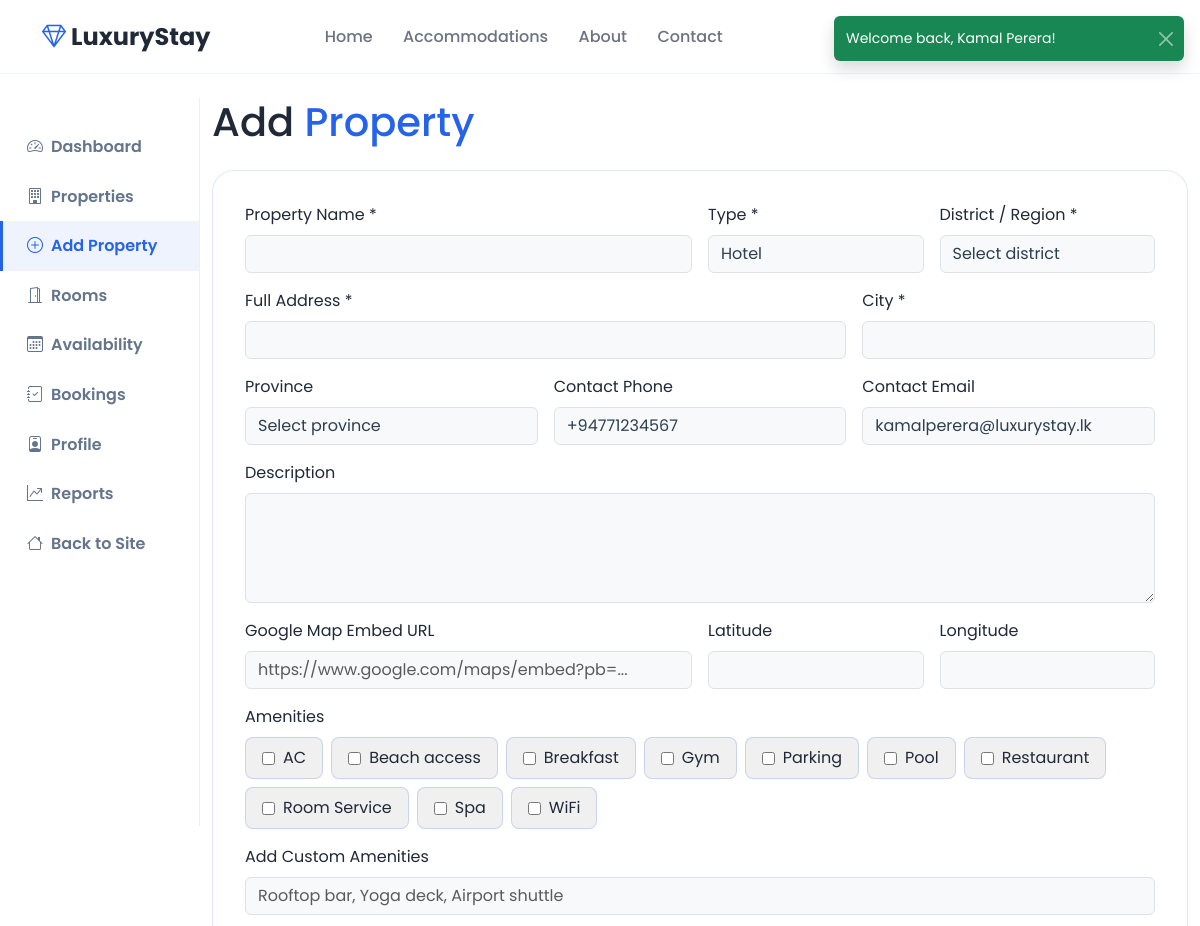
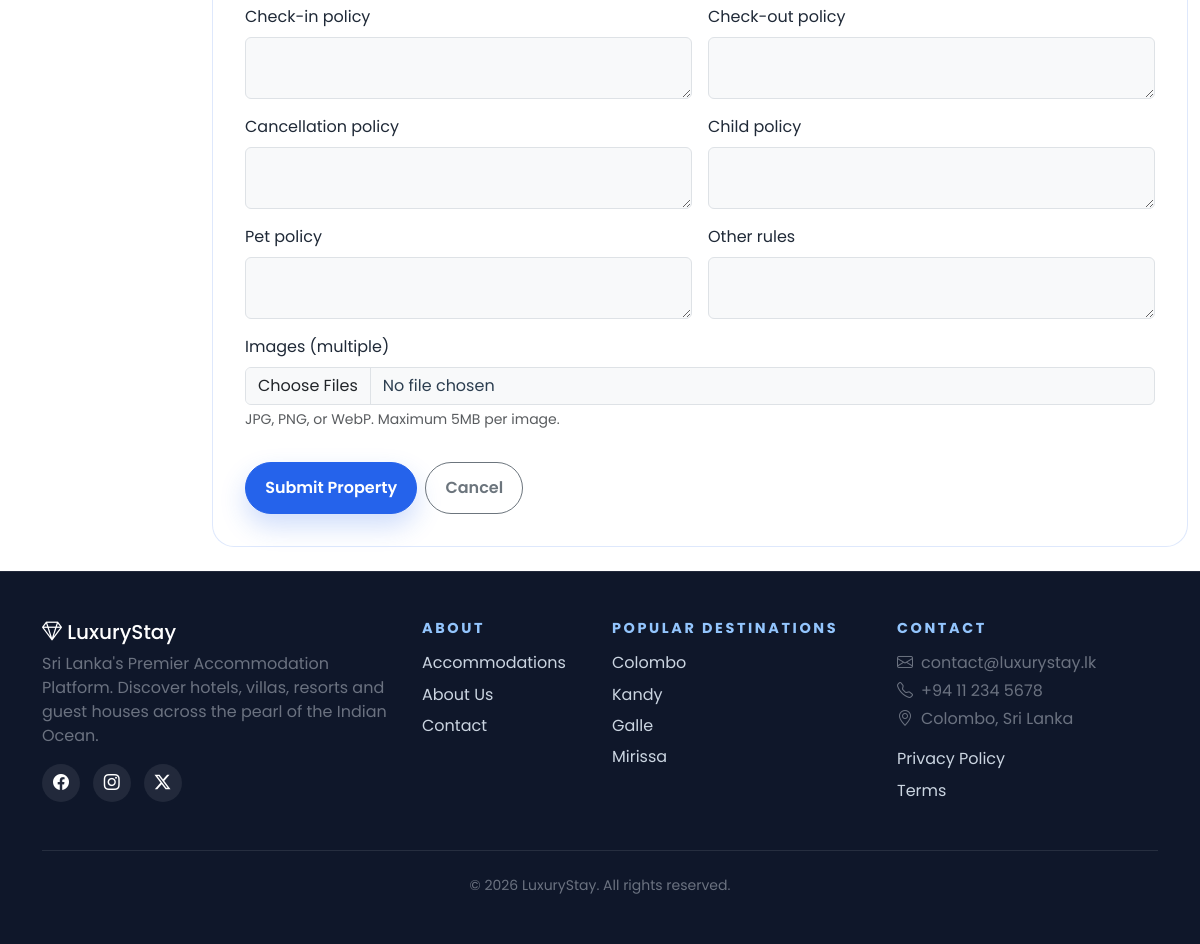
Page /owner/add-property.php (signed in) on the committed database (2 pictures, top to bottom).
### tables this page shows
CREATE TABLE owners (
    id INT AUTO_INCREMENT PRIMARY KEY,
    name VARCHAR(100) NOT NULL,
    email VARCHAR(150) NOT NULL UNIQUE,
    phone VARCHAR(20),
    address VARCHAR(255) NULL,
    profile_image VARCHAR(255) NULL,
    password VARCHAR(255) NOT NULL,
    company_name VARCHAR(150),
    status ENUM('active','suspended','pending') DEFAULT 'pending',
    created_at TIMESTAMP DEFAULT CURRENT_TIMESTAMP
);

CREATE TABLE amenities (
    id INT AUTO_INCREMENT PRIMARY KEY,
    name VARCHAR(80) NOT NULL,
    icon VARCHAR(50) DEFAULT 'bi-check'
);

### includes/functions.php (called while the page is built, shortened)
<?php
function e(?string $str): string
{
    return htmlspecialchars($str ?? '', ENT_QUOTES, 'UTF-8');
}
function ownerPolicyLabels(): array
{
    return [
        'check_in' => 'Check-in policy',
        'check_out' => 'Check-out policy',
        'cancellation' => 'Cancellation policy',
        'child' => 'Child policy',
        'pet' => 'Pet policy',
        'rules' => 'Other rules',
    ];
}

### owner/add-property.php (the view, shortened to what this page needs)
<?php
$db = getDB();
$ownerId = $_SESSION['owner_id'];
$ownerStmt = $db->prepare("SELECT name, email, phone FROM owners WHERE id = ?");
$ownerStmt->execute([$ownerId]);
$owner = $ownerStmt->fetch() ?: ['email' => '', 'phone' => ''];
$amenitiesList = $db->query("SELECT * FROM amenities ORDER BY name")->fetchAll();
$selectedAmenityIds = [];
$policyFields = array_fill_keys(array_keys(ownerPolicyLabels()), '');
$form = [
    'name' => '',
    'description' => '',
    'address' => '',
    'city' => '',
    'province' => '',
    'district' => '',
    'property_type' => 'Hotel',
    'map_iframe' => '',
    'contact_phone' => $owner['phone'] ?? '',
    'contact_email' => $owner['email'] ?? '',
    'latitude' => '',
    'longitude' => '',
    'custom_amenities' => '',
];
require_once __DIR__ . '/../includes/header.php';
?>
<div class="container-fluid py-4">
    <div class="row">
        <?php require_once __DIR__ . '/../includes/dashboard-sidebar.php'; ?>
        <div class="col-lg-10">
            <h1 class="mb-4">Add <span class="text-gold">Property</span></h1>
            <div class="form-dark">
                <form method="POST" enctype="multipart/form-data" data-loading>
                    <div class="row g-3">
                        <div class="col-md-6"><label class="form-label">Property Name *</label><input type="text" name="name" class="form-control" value="<?= e($form['name']) ?>" required maxlength="200"></div>
                        <div class="col-md-3"><label class="form-label">Type *</label><select name="property_type" class="form-select" required><?php foreach (PROPERTY_TYPES as $t): ?><option value="<?= e($t) ?>" <?= $form['property_type'] === $t ? 'selected' : '' ?>><?= e($t) ?></option><?php endforeach; ?></select></div>
                        <div class="col-md-3"><label class="form-label">District / Region *</label><select name="district" class="form-select" required><option value="">Select district</option></select></div>
                        <div class="col-md-8"><label class="form-label">Full Address *</label><input type="text" name="address" class="form-control" value="<?= e($form['address']) ?>" required maxlength="255"></div>
                        <div class="col-md-4"><label class="form-label">City *</label><input type="text" name="city" class="form-control" value="<?= e($form['city']) ?>" required maxlength="100"></div>
                        <div class="col-md-4"><label class="form-label">Province</label><select name="province" class="form-select"><option value="">Select province</option></select></div>
                        <div class="col-md-4"><label class="form-label">Contact Phone</label><input type="tel" name="contact_phone" class="form-control" value="<?= e($form['contact_phone']) ?>" maxlength="30"></div>
                        <div class="col-md-4"><label class="form-label">Contact Email</label><input type="email" name="contact_email" class="form-control" value="<?= e($form['contact_email']) ?>" maxlength="150"></div>
                        <div class="col-12"><label class="form-label">Description</label><textarea name="description" class="form-control" rows="4"><?= e($form['description']) ?></textarea></div>
                        <div class="col-md-6"><label class="form-label">Google Map Embed URL</label><input type="url" name="map_iframe" class="form-control" value="<?= e($form['map_iframe']) ?>" placeholder="https://www.google.com/maps/embed?pb=..."></div>
                        <div class="col-md-3"><label class="form-label">Latitude</label><input type="number" name="latitude" class="form-control" value="<?= e($form['latitude']) ?>" min="-90" max="90" step="0.000001"></div>
                        <div class="col-md-3"><label class="form-label">Longitude</label><input type="number" name="longitude" class="form-control" value="<?= e($form['longitude']) ?>" min="-180" max="180" step="0.000001"></div>
                        <div class="col-12">
                            <label class="form-label">Amenities</label>
                            <div class="d-flex flex-wrap gap-2">
                                <?php foreach ($amenitiesList as $a): ?>
                                <label class="amenity-badge"><input type="checkbox" name="amenities[]" value="<?= $a['id'] ?>" <?= in_array((int) $a['id'], $selectedAmenityIds, true) ? 'checked' : '' ?>> <?= e($a['name']) ?></label>
                                <?php endforeach; ?>
                            </div>
                        </div>
                        <div class="col-12"><label class="form-label">Add Custom Amenities</label><input type="text" name="custom_amenities" class="form-control" value="<?= e($form['custom_amenities']) ?>" placeholder="Rooftop bar, Yoga deck, Airport shuttle"></div>
                        <?php foreach (ownerPolicyLabels() as $key => $label): ?>
                        <div class="col-md-6"><label class="form-label"><?= e($label) ?></label><textarea name="policy_<?= e($key) ?>" class="form-control" rows="2"><?= e($policyFields[$key] ?? '') ?></textarea></div>
                        <?php endforeach; ?>
                        <div class="col-12">
                            <label class="form-label">Images (multiple)</label>
                            <input type="file" name="images[]" id="imageInput" class="form-control" accept="image/jpeg,image/png,image/webp" multiple>
                            <small class="text-muted d-block mt-1">JPG, PNG, or WebP. Maximum 5MB per image.</small>
                        </div>
                    </div>
                    <div class="d-flex gap-2 mt-4">
                        <button type="submit" class="btn btn-gold">Submit Property</button>
                        <a href="<?= APP_URL ?>/owner/properties.php" class="btn btn-outline-secondary">Cancel</a>
                    </div>
                </form>
            </div>
        </div>
    </div>
</div>
<?php require_once __DIR__ . '/../includes/footer.php'; ?>

### assets/css/style.css (style rules this page uses)
:root { --primary: #2563EB; --primary-dark: #1D4ED8; --primary-soft: #EFF6FF; --sky-soft: #E0F2FE; --surface: #F8FAFC; --text: #1F2937; --muted: #6B7280; --border: rgba(37, 99, 235, 0.14); --shadow: 0 18px 45px rgba(15, 23, 42, 0.12); --soft-shadow: 0 14px 34px rgba(15, 23, 42, 0.08); --dark-surface: #F8FAFC; --radius: 22px; }
* { box-sizing: border-box; }
html { scroll-behavior: smooth; }
body { font-family: 'Poppins', sans-serif; background: #ffffff !important; color: var(--text) !important; cursor: default; min-height: 100vh; display: flex; flex-direction: column; }
h1, h2, h3, h4, h5, .luxury-brand, .hero-title, .section-title { font-family: 'Poppins', sans-serif; }
.text-gold { color: var(--primary) !important; }
.btn { border-radius: 999px; padding: 0.8rem 1.2rem; font-weight: 600; transition: transform 0.25s ease, box-shadow 0.25s ease, background 0.25s ease; }
.btn-gold { background: var(--primary); border-color: var(--primary); color: #ffffff; box-shadow: 0 12px 26px rgba(37, 99, 235, 0.22); }
.form-dark { background: white; border: 1px solid rgba(37, 99, 235, 0.15); border-radius: var(--radius); padding: 2rem; }
.form-dark .form-control, .form-dark .form-select { background: #f8f9fa; border: 1px solid #dee2e6; color: #2c3e50; }
.amenity-badge { background: #f0f0f0; border: 1px solid rgba(37, 99, 235, 0.2); padding: 0.5rem 1rem; border-radius: 8px; display: inline-flex; align-items: center; gap: 0.5rem; }
body, body.home-page, body.properties-page, body.property-page, body.admin-page, body.owner-page, body.user-page { background: #ffffff !important; color: var(--text) !important; }

### rows in the picture
owners: property_type "Hotel", contact_phone "+94771234567", contact_email "kamalperera@luxurystay.lk"
amenities: name "AC"
amenities: name "Beach access"
amenities: name "Breakfast"
amenities: name "Gym"
amenities: name "Parking"
amenities: name "Pool"
amenities: name "Restaurant"
amenities: name "Room Service"
amenities: name "Spa"
amenities: name "WiFi"

### other values in the picture
$flash['message'] "Welcome back, Kamal Perera!"
APP_NAME "LuxuryStay"
$label "Check-in policy"
$label "Check-out policy"
$label "Cancellation policy"
$label "Child policy"
$label "Pet policy"
$label "Other rules"
APP_TAGLINE "Sri Lanka's Premier Accommodation Platform"
